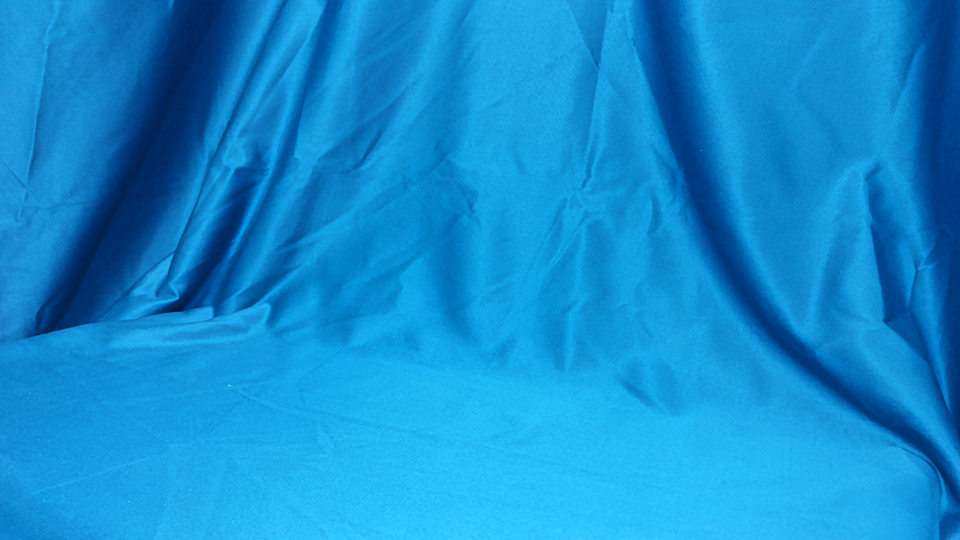
#> input picture HSV Analysis/image1/bg/1.jpg, 1920 x 1080 px (shown at 1/2 size)
$ python absdiff.py
#> lines starting #> are read from the running program, lines starting #| are printed output that depends on the picture
import cv2
import numpy as np
import os

def grayto3D(img):
    img_gray = cv2.cvtColor(img, cv2.COLOR_BGR2GRAY)
    img_gray = np.expand_dims(img_gray,axis = 2)
    img_gray= np.concatenate((img_gray,img_gray,img_gray),axis= -1)
    return img_gray

def contour2(img,src_img,name):

    img_gray = img[:,:,0]
    draw_img = src_img.copy()
    contours, hierarchy = cv2.findContours(img_gray.copy(), cv2.RETR_TREE  ,cv2.CHAIN_APPROX_NONE)

    for j in contours:
        area = cv2.contourArea(j)
        if area > 5000 :
            (x,y,w,h) = cv2.boundingRect(j)
            cv2.rectangle(draw_img,(x,y),(x+w,y+h),(0,0,255),2)
            # cv2.fillPoly(img, [j], (255,255,255))
            crop_img_rgb = src_img[y:y+h, x:x+w]
            crop_img_gray = img[y:y+h, x:x+w]
            segmentation =cv2.bitwise_and(crop_img_rgb ,crop_img_gray)
            cv2.imwrite('./label/{0}.png'.format(name[:-4]),segmentation)
            # cv2.drawContours(draw_img,j, -1, (0, 0, 0),5)
            # cv2.imshow('img',cv2.resize(img,(600,600)))
            # cv2.waitKey(0)

            break

    return draw_img

def read_directory(directory_name):
    # this loop is for read each image in this foder,directory_name is the foder name with images.
    for filename in os.listdir(r"./"+directory_name):
        if(filename.endswith('.jpg') or filename.endswith('.JPG')):
            #print(filename) #just for test
            #img is used to store the image data
            img = cv2.imread(directory_name + "/" + filename)
            img_gray = grayto3D(img)

            res = cv2.absdiff(bg_gray,img_gray)
            (T,res) = cv2.threshold(res, 50, 255, cv2.THRESH_BINARY)
            res = cv2.erode(res, None, iterations=1)
            res = cv2.dilate(res, None, iterations=36)
            res = cv2.erode(res, None, iterations=36)
            res = cv2.dilate(res, None, iterations=12)

            print(res.shape)

            segmentation =cv2.bitwise_and(img ,res)

            # cv2.imshow('gray_res{0}'.format(str(filename)),cv2.resize(res,(600,600)))


        #     cv2.imshow('gray{0}'.format(str(filename)),cv2.resize(res,(600,600)))
            draw_img = contour2(res,img,filename)
            cv2.imshow('{0}'.format(str(filename)),cv2.resize(draw_img,(600,600)))
            cv2.waitKey(0)


bg = cv2.imread('./image1/bg/1.jpg')
#> bg is the input picture: shape (1080, 1920, 3); mean B, G, R 208.3, 141.6, 18.2
bg_gray = grayto3D(bg.copy())
#> in grayto3D, `img_gray = cv2.cvtColor(img, cv2.COLOR_BGR2GRAY)`:
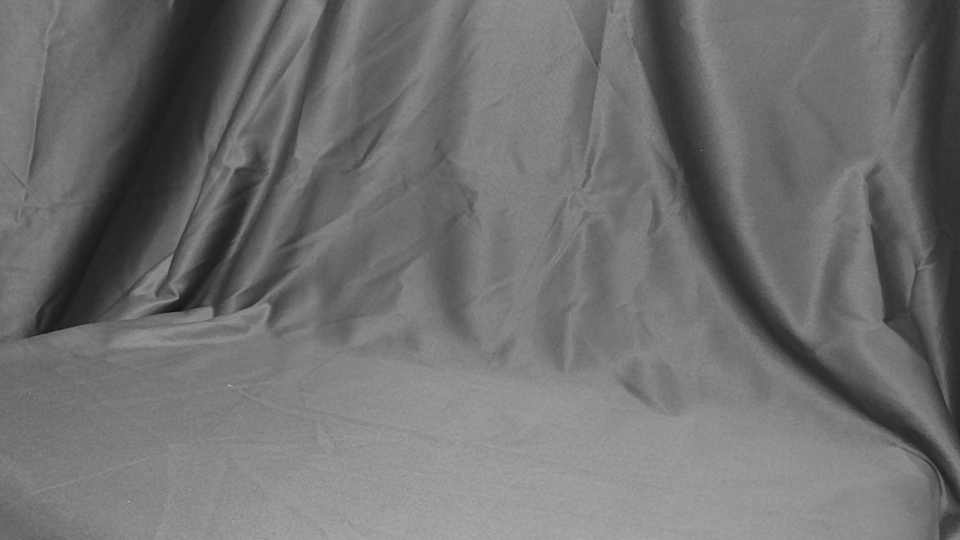
#> img_gray: shape (1080, 1920) (shown at 1/2 size); min 15, max 202, mean 112.3

# cv2.imshow('aa',bg)
# cv2.waitKey(0)
read_directory("image1")
cv2.destroyAllWindows()
